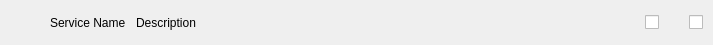
<?xml version="1.0" encoding="UTF-8"?>
<ui version="4.0">
 <class>ServiceItem</class>
 <widget class="QWidget" name="ServiceItem">
  <property name="geometry">
   <rect>
    <x>0</x>
    <y>0</y>
    <width>713</width>
    <height>45</height>
   </rect>
  </property>
  <property name="sizePolicy">
   <sizepolicy hsizetype="Preferred" vsizetype="Expanding">
    <horstretch>0</horstretch>
    <verstretch>0</verstretch>
   </sizepolicy>
  </property>
  <property name="minimumSize">
   <size>
    <width>0</width>
    <height>45</height>
   </size>
  </property>
  <property name="maximumSize">
   <size>
    <width>16777215</width>
    <height>45</height>
   </size>
  </property>
  <property name="windowTitle">
   <string notr="true"/>
  </property>
  <layout class="QGridLayout" name="gridLayout">
   <property name="leftMargin">
    <number>0</number>
   </property>
   <property name="topMargin">
    <number>0</number>
   </property>
   <property name="rightMargin">
    <number>0</number>
   </property>
   <property name="bottomMargin">
    <number>0</number>
   </property>
   <property name="spacing">
    <number>0</number>
   </property>
   <item row="0" column="1" alignment="Qt::AlignTop">
    <widget class="QWidget" name="serviceItemWidget" native="true">
     <property name="minimumSize">
      <size>
       <width>0</width>
       <height>45</height>
      </size>
     </property>
     <property name="maximumSize">
      <size>
       <width>16777215</width>
       <height>45</height>
      </size>
     </property>
     <layout class="QGridLayout" name="serviceItemLayout">
      <property name="leftMargin">
       <number>15</number>
      </property>
      <property name="rightMargin">
       <number>10</number>
      </property>
      <property name="horizontalSpacing">
       <number>10</number>
      </property>
      <property name="verticalSpacing">
       <number>0</number>
      </property>
      <item row="0" column="0">
       <widget class="QLabel" name="serviceIcon">
        <property name="minimumSize">
         <size>
          <width>25</width>
          <height>25</height>
         </size>
        </property>
        <property name="maximumSize">
         <size>
          <width>25</width>
          <height>25</height>
         </size>
        </property>
        <property name="text">
         <string/>
        </property>
        <property name="scaledContents">
         <bool>true</bool>
        </property>
       </widget>
      </item>
      <item row="0" column="1">
       <widget class="QLabel" name="serviceName">
        <property name="styleSheet">
         <string notr="true"/>
        </property>
        <property name="text">
         <string notr="true">Service Name</string>
        </property>
       </widget>
      </item>
      <item row="0" column="5">
       <spacer name="horizontalSpacer_2">
        <property name="orientation">
         <enum>Qt::Horizontal</enum>
        </property>
        <property name="sizeType">
         <enum>QSizePolicy::Fixed</enum>
        </property>
        <property name="sizeHint" stdset="0">
         <size>
          <width>20</width>
          <height>0</height>
         </size>
        </property>
       </spacer>
      </item>
      <item row="0" column="3">
       <spacer name="horizontalSpacer">
        <property name="orientation">
         <enum>Qt::Horizontal</enum>
        </property>
        <property name="sizeHint" stdset="0">
         <size>
          <width>0</width>
          <height>20</height>
         </size>
        </property>
       </spacer>
      </item>
      <item row="0" column="6">
       <widget class="QCheckBox" name="runningBtn">
        <property name="cursor">
         <cursorShape>PointingHandCursor</cursorShape>
        </property>
        <property name="focusPolicy">
         <enum>Qt::NoFocus</enum>
        </property>
        <property name="text">
         <string/>
        </property>
       </widget>
      </item>
      <item row="0" column="4">
       <widget class="QCheckBox" name="startupBtn">
        <property name="cursor">
         <cursorShape>PointingHandCursor</cursorShape>
        </property>
        <property name="focusPolicy">
         <enum>Qt::NoFocus</enum>
        </property>
        <property name="text">
         <string/>
        </property>
       </widget>
      </item>
      <item row="0" column="2">
       <widget class="QLabel" name="lblDescription">
        <property name="text">
         <string>Description</string>
        </property>
       </widget>
      </item>
     </layout>
    </widget>
   </item>
  </layout>
 </widget>
 <resources/>
 <connections/>
</ui>
